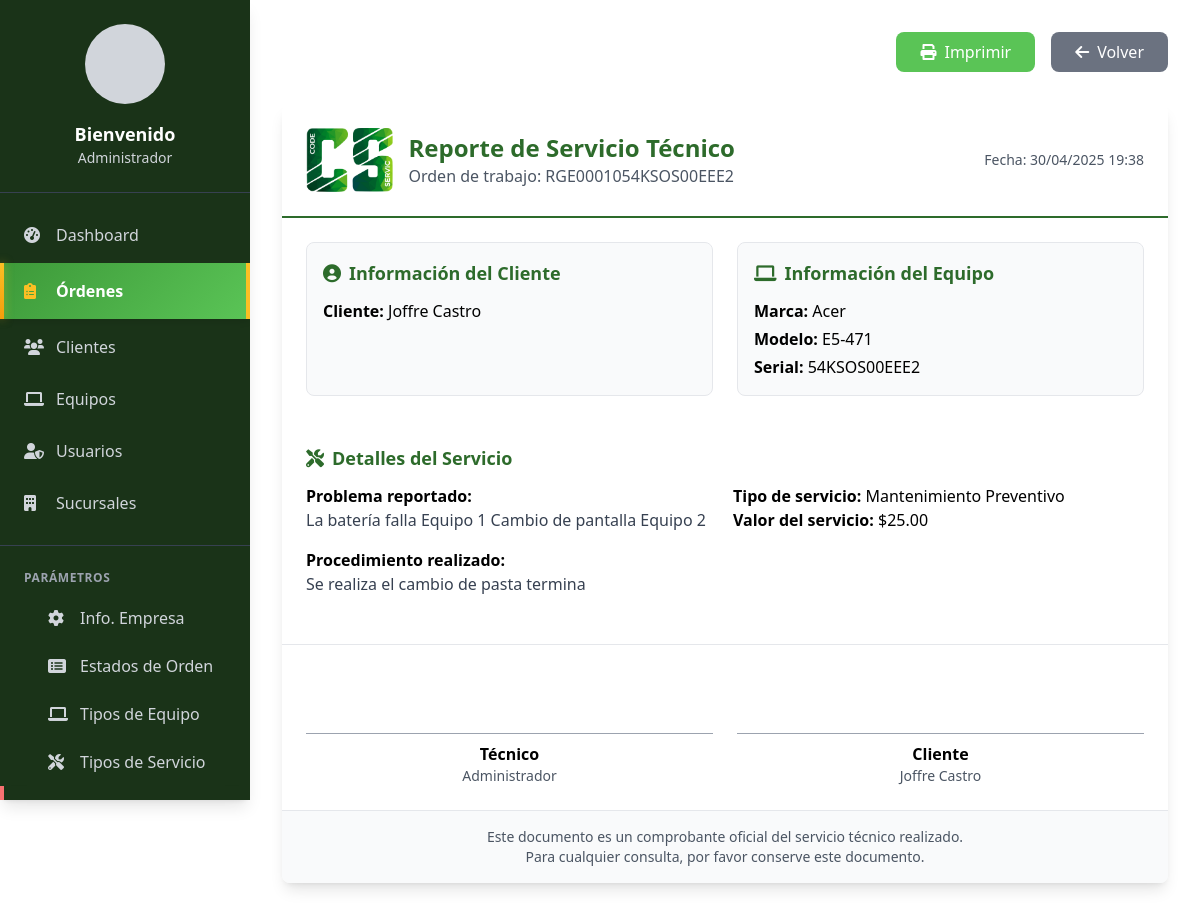
The app's page /modules/ordenes/imprimir_seguimiento.php?id=1 (signed in) with its own data.
### tables this page shows
CREATE TABLE IF NOT EXISTS seguimientos_orden (
  id_seguimiento int(11) NOT NULL AUTO_INCREMENT,
  id_orden int(11) NOT NULL,
  id_tecnico int(11) NOT NULL,
  tipo_servicio varchar(100) NOT NULL,
  procedimiento text NOT NULL,
  valor_cobrar decimal(10,2) NOT NULL,
  fecha_registro datetime DEFAULT current_timestamp(),
  PRIMARY KEY (id_seguimiento),
  KEY fk_seg_orden (id_orden),
  KEY fk_seg_tecnico (id_tecnico),
  CONSTRAINT seguimientos_orden_ibfk_1 FOREIGN KEY (id_orden) REFERENCES ordenes_trabajo (id_orden),
  CONSTRAINT seguimientos_orden_ibfk_2 FOREIGN KEY (id_tecnico) REFERENCES usuarios (id_usuario)
);

CREATE TABLE IF NOT EXISTS ordenes_trabajo (
  id_orden int(11) NOT NULL AUTO_INCREMENT,
  codigo varchar(50) NOT NULL,
  id_cliente int(11) NOT NULL,
  id_equipo int(11) NOT NULL,
  descripcion_problema text DEFAULT NULL,
  valor_estimado decimal(10,2) DEFAULT NULL,
  abono_inicial decimal(10,2) DEFAULT 0.00,
  estado_pago varchar(20) DEFAULT 'Pendiente',
  fecha_abono datetime DEFAULT NULL,
  usuario_abono int(11) DEFAULT NULL,
  estado enum('Pendiente','En Proceso','Completado','Entregado') DEFAULT 'Pendiente',
  id_usuario_registro int(11) NOT NULL,
  tecnico_responsable_id int(11) NOT NULL,
  id_sucursal int(11) NOT NULL,
  fecha_ingreso datetime DEFAULT current_timestamp(),
  PRIMARY KEY (id_orden),
  UNIQUE KEY uq_codigo (codigo),
  KEY fk_ordenes_cliente (id_cliente),
  KEY fk_ordenes_equipo (id_equipo),
  KEY fk_ordenes_usuario (id_usuario_registro),
  KEY fk_ordenes_sucursal (id_sucursal),
  CONSTRAINT ordenes_trabajo_ibfk_1 FOREIGN KEY (id_cliente) REFERENCES clientes (id_cliente),
  CONSTRAINT ordenes_trabajo_ibfk_2 FOREIGN KEY (id_equipo) REFERENCES equipos (id_equipo),
  CONSTRAINT ordenes_trabajo_ibfk_3 FOREIGN KEY (id_usuario_registro) REFERENCES usuarios (id_usuario),
  CONSTRAINT ordenes_trabajo_ibfk_4 FOREIGN KEY (id_sucursal) REFERENCES sucursales (id_sucursal)
);

CREATE TABLE IF NOT EXISTS clientes (
  id_cliente int(11) NOT NULL AUTO_INCREMENT,
  nombre_apellido varchar(100) NOT NULL,
  identificacion varchar(20) NOT NULL,
  direccion varchar(200) NOT NULL,
  telefono varchar(20) NOT NULL,
  empresa varchar(100) NOT NULL,
  id_tipo_cliente int(11) DEFAULT NULL,
  estado tinyint(1) DEFAULT 1,
  email varchar(100) DEFAULT 'N/A',
  PRIMARY KEY (id_cliente),
  UNIQUE KEY uq_identificacion (identificacion),
  KEY fk_clientes_tipo (id_tipo_cliente),
  CONSTRAINT clientes_ibfk_1 FOREIGN KEY (id_tipo_cliente) REFERENCES tipos_cliente (id_tipo_cliente)
);

CREATE TABLE IF NOT EXISTS equipos (
  id_equipo int(11) NOT NULL AUTO_INCREMENT,
  numero_serial varchar(50) NOT NULL,
  marca varchar(50) NOT NULL,
  modelo varchar(50) NOT NULL,
  id_cliente int(11) DEFAULT NULL,
  estado tinyint(1) DEFAULT 1,
  PRIMARY KEY (id_equipo),
  KEY fk_equipos_cliente (id_cliente),
  CONSTRAINT equipos_ibfk_1 FOREIGN KEY (id_cliente) REFERENCES clientes (id_cliente)
);

CREATE TABLE IF NOT EXISTS usuarios (
  id_usuario int(11) NOT NULL AUTO_INCREMENT,
  nombre_completo varchar(100) NOT NULL,
  usuario varchar(50) NOT NULL,
  password varchar(255) NOT NULL,
  id_tipo int(11) DEFAULT NULL,
  id_sucursal int(11) DEFAULT NULL,
  estado tinyint(1) DEFAULT 1,
  PRIMARY KEY (id_usuario),
  UNIQUE KEY uq_usuario (usuario),
  KEY fk_usuarios_tipo (id_tipo),
  KEY fk_usuarios_sucursal (id_sucursal),
  CONSTRAINT usuarios_ibfk_1 FOREIGN KEY (id_tipo) REFERENCES tipos_usuario (id_tipo),
  CONSTRAINT usuarios_ibfk_2 FOREIGN KEY (id_sucursal) REFERENCES sucursales (id_sucursal)
);

### modules/ordenes/imprimir_seguimiento.php (the view, shortened to what this page needs)
<?php
require_once '../../config/database.php';
$base_url = "../../";
$stmt = $conn->prepare("
    SELECT s.*, o.codigo, o.descripcion_problema,
           c.nombre_apellido as cliente, e.marca, e.modelo, e.numero_serial,
           u.nombre_completo as tecnico
    FROM seguimientos_orden s
    JOIN ordenes_trabajo o ON s.id_orden = o.id_orden
    JOIN clientes c ON o.id_cliente = c.id_cliente
    JOIN equipos e ON o.id_equipo = e.id_equipo
    JOIN usuarios u ON s.id_tecnico = u.id_usuario
    WHERE s.id_seguimiento = ?
");
$stmt->execute([$_GET['id']]);
$seguimiento = $stmt->fetch();
?>
<!DOCTYPE html>
<html lang="es">
<head>
    <script src="https://cdn.tailwindcss.com"></script>
    <link href="https://cdnjs.cloudflare.com/ajax/libs/font-awesome/6.0.0/css/all.min.css" rel="stylesheet">
</head>
<body class="bg-white p-8">
    <div class="no-print">
        <?php include '../../includes/navbar.php'; ?>
    </div>
    <div class="main-content">
    <div class="flex justify-end gap-4 mb-8 no-print">
        <button onclick="window.print()" class="bg-navy-blue text-white px-6 py-2 rounded-lg hover:bg-green-700">
            <i class="fas fa-print mr-2"></i>Imprimir
        </button>
        <button onclick="window.history.back()" class="bg-gray-500 text-white px-6 py-2 rounded-lg hover:bg-gray-600">
            <i class="fas fa-arrow-left mr-2"></i>Volver
        </button>
    </div>
    <div class="max-w-4xl mx-auto bg-white shadow-lg rounded-lg overflow-hidden print-break-inside-avoid">
        <div class="border-b-2 border-navy-blue p-6">
            <div class="flex justify-between items-center">
                <div class="flex items-center">
                    <img src="../../assets/img/logo.png" alt="Logo" class="h-16 mr-4">
                    <div>
                        <h1 class="text-2xl font-bold text-navy-blue">Reporte de Servicio Técnico</h1>
                        <p class="text-gray-600">Orden de trabajo: <?php echo $seguimiento['codigo']; ?></p>
                    </div>
                </div>
                <div class="text-right">
                    <p class="text-sm text-gray-600">Fecha: <?php echo date('d/m/Y H:i', strtotime($seguimiento['fecha_registro'])); ?></p>
                </div>
            </div>
        </div>
        <div class="grid grid-cols-2 gap-6 p-6">
            <div class="border rounded-lg p-4 bg-gray-50">
                <h2 class="text-lg font-semibold text-navy-blue mb-3">
                    <i class="fas fa-user-circle mr-2"></i>Información del Cliente
                </h2>
                <p><strong>Cliente:</strong> <?php echo $seguimiento['cliente']; ?></p>
            </div>
            <div class="border rounded-lg p-4 bg-gray-50">
                <h2 class="text-lg font-semibold text-navy-blue mb-3">
                    <i class="fas fa-laptop mr-2"></i>Información del Equipo
                </h2>
                <div class="space-y-1">
                    <p><strong>Marca:</strong> <?php echo $seguimiento['marca']; ?></p>
                    <p><strong>Modelo:</strong> <?php echo $seguimiento['modelo']; ?></p>
                    <p><strong>Serial:</strong> <?php echo $seguimiento['numero_serial']; ?></p>
                </div>
            </div>
        </div>
        <div class="p-6 bg-white">
            <div class="mb-6">
                <h2 class="text-lg font-semibold text-navy-blue mb-3">
                    <i class="fas fa-tools mr-2"></i>Detalles del Servicio
                </h2>
                <div class="grid grid-cols-2 gap-4 mb-4">
                    <div>
                        <p><strong>Problema reportado:</strong></p>
                        <p class="text-gray-700"><?php echo $seguimiento['descripcion_problema']; ?></p>
                    </div>
                    <div>
                        <p><strong>Tipo de servicio:</strong> <?php echo $seguimiento['tipo_servicio']; ?></p>
                        <p><strong>Valor del servicio:</strong> $<?php echo number_format($seguimiento['valor_cobrar'], 2); ?></p>
                    </div>
                </div>
                <div class="mt-4">
                    <p><strong>Procedimiento realizado:</strong></p>
                    <p class="text-gray-700 whitespace-pre-line"><?php echo $seguimiento['procedimiento']; ?></p>
                </div>
            </div>
        </div>
        <div class="grid grid-cols-2 gap-6 p-6 border-t">
            <div class="text-center">
                <div class="border-t border-gray-400 pt-2 mt-16">
                    <p class="font-semibold">Técnico</p>
                    <p class="text-sm text-gray-600"><?php echo $seguimiento['tecnico']; ?></p>
                </div>
            </div>
            <div class="text-center">
                <div class="border-t border-gray-400 pt-2 mt-16">
                    <p class="font-semibold">Cliente</p>
                    <p class="text-sm text-gray-600"><?php echo $seguimiento['cliente']; ?></p>
                </div>
            </div>
        </div>
        <div class="bg-gray-50 p-4 text-center text-sm text-gray-600 border-t">
            <p>Este documento es un comprobante oficial del servicio técnico realizado.</p>
            <p>Para cualquier consulta, por favor conserve este documento.</p>
        </div>
    </div>
    </div>
</body>
</html>

### includes/navbar.php (shortened to what this page needs)
<?php
function getCurrentPage() {
    $current_path = $_SERVER['REQUEST_URI'];
    if (strpos($current_path, '/ordenes/') !== false) {
        return 'ordenes';
    }
    return 'dashboard';
}
$current_page = getCurrentPage();
?>
<nav class="sidebar bg-[#1a3318] text-white shadow-lg">
    <div class="p-6 flex flex-col items-center border-b border-gray-700">
        <div class="w-20 h-20 rounded-full bg-white overflow-hidden mb-4">
            <div class="w-full h-full bg-gray-300"></div>
        </div>
        <h2 class="text-lg font-semibold">Bienvenido</h2>
        <p class="text-sm text-gray-300"><?php echo $_SESSION['nombre_completo']; ?></p>
    </div>
    <div class="py-4">
        <a href="<?php echo $base_url; ?>index.php"
           class="nav-item <?php echo $current_page === 'dashboard' ? 'active' : ''; ?>">
            <i class="fas fa-tachometer-alt w-5"></i>
            <span class="ml-3">Dashboard</span>
        </a>
        <a href="<?php echo $base_url; ?>modules/ordenes/lista.php"
           class="nav-item <?php echo $current_page === 'ordenes' ? 'active' : ''; ?>">
            <i class="fas fa-clipboard-list w-5"></i>
            <span class="ml-3">Órdenes</span>
        </a>
        <a href="<?php echo $base_url; ?>modules/clientes/lista.php"
           class="nav-item <?php echo $current_page === 'clientes' ? 'active' : ''; ?>">
            <i class="fas fa-users w-5"></i>
            <span class="ml-3">Clientes</span>
        </a>
        <a href="<?php echo $base_url; ?>modules/equipos/lista.php"
           class="nav-item <?php echo $current_page === 'equipos' ? 'active' : ''; ?>">
            <i class="fas fa-laptop w-5"></i>
            <span class="ml-3">Equipos</span>
        </a>
        <?php if ($_SESSION['user_type'] == 1): ?>
        <a href="<?php echo $base_url; ?>modules/usuarios/lista.php"
           class="nav-item <?php echo $current_page === 'usuarios' ? 'active' : ''; ?>">
            <i class="fas fa-user-shield w-5"></i>
            <span class="ml-3">Usuarios</span>
        </a>
        <a href="<?php echo $base_url; ?>modules/sucursales/lista.php"
           class="nav-item <?php echo $current_page === 'sucursales' ? 'active' : ''; ?>">
            <i class="fas fa-building w-5"></i>
            <span class="ml-3">Sucursales</span>
        </a>
        <div class="border-t border-gray-700 mt-4 pt-4">
            <div class="px-6 py-2 text-xs font-semibold text-gray-400 uppercase tracking-wider">
                Parámetros
            </div>
            <a href="<?php echo $base_url; ?>modules/parametros/empresa.php"
               class="submenu-item <?php echo $current_page === 'parametros-empresa' ? 'active' : ''; ?>">
                <i class="fas fa-cog w-5"></i>
                <span class="ml-3">Info. Empresa</span>
            </a>
            <a href="<?php echo $base_url; ?>modules/parametros/estados_orden.php"
               class="submenu-item <?php echo $current_page === 'parametros-estados' ? 'active' : ''; ?>">
                <i class="fas fa-list-alt w-5"></i>
                <span class="ml-3">Estados de Orden</span>
            </a>
            <a href="<?php echo $base_url; ?>modules/parametros/tipos_equipo.php"
               class="submenu-item <?php echo $current_page === 'parametros-equipos' ? 'active' : ''; ?>">
                <i class="fas fa-laptop w-5"></i>
                <span class="ml-3">Tipos de Equipo</span>
            </a>
            <a href="<?php echo $base_url; ?>modules/parametros/tipos_servicio.php"
               class="submenu-item <?php echo $current_page === 'parametros-servicios' ? 'active' : ''; ?>">
                <i class="fas fa-tools w-5"></i>
                <span class="ml-3">Tipos de Servicio</span>
            </a>
        </div>
        <?php endif; ?>
        <a href="<?php echo $base_url; ?>logout.php"
           class="logout-button logout-warning flex items-center px-6 py-4 text-white mt-auto transition-all duration-300 border-l-4 border-red-400 shadow-lg hover:shadow-xl transform hover:scale-105">
        </a>
    </div>
</nav>

### modules/ordenes/imprimir_seguimiento.php (style rules this page uses)
.bg-navy-blue { background-color: #5AC456; }
.border-navy-blue { border-color: #2d6b2b; }
.text-navy-blue { color: #2d6b2b; }

### includes/navbar.php (style rules this page uses)
.nav-item { display: flex; align-items: center; padding: 0.875rem 1.5rem; color: #d1d5db; transition: all 0.2s ease-in-out; text-decoration: none; }
.nav-item.active { background: linear-gradient(135deg, #3d9939 0%, #5AC456 100%); color: white; border-right: 4px solid #fbbf24; box-shadow: 0 4px 6px -1px rgba(0, 0, 0, 0.1); position: relative; padding: 1rem 1.5rem; margin: 0.125rem 0; }
.nav-item.active::before { content: ''; position: absolute; left: 0; top: 0; bottom: 0; width: 4px; background: linear-gradient(180deg, #fbbf24 0%, #f59e0b 100%); box-shadow: 0 0 10px rgba(251, 191, 36, 0.5); }
.nav-item.active i { color: #fbbf24; animation: pulse-glow 2s infinite; }
.nav-item.active span { font-weight: 600; }
.submenu-item { display: flex; align-items: center; padding: 0.75rem 1.5rem 0.75rem 3rem; color: #d1d5db; transition: all 0.2s ease-in-out; text-decoration: none; }
.sidebar { width: 250px; height: 100vh; position: fixed; left: 0; top: 0; z-index: 100; overflow-y: auto; overflow-x: hidden; -webkit-overflow-scrolling: touch; transition: transform 0.3s ease-in-out; }
.main-content { margin-left: 250px; transition: margin-left 0.3s ease-in-out; }
@media (min-width: 1025px) { .sidebar { width: 250px; } }
@media (min-width: 1025px) { .main-content { margin-left: 250px; } }
.logout-button { position: relative; }
.logout-button::after { content: ''; position: absolute; top: -2px; left: -2px; right: -2px; bottom: -2px; background: linear-gradient(45deg, #ff0000, #ff4444, #ff0000); border-radius: inherit; z-index: -1; opacity: 0; transition: opacity 0.3s ease; }

### records on screen
seguimientos_orden: id_orden.codigo "RGE0001054KSOS00EEE2", fecha_registro "30/04/2025 19:38", clientes.nombre_apellido "Joffre Castro", equipos.marca "Acer", equipos.modelo "E5-471", equipos.numero_serial "54KSOS00EEE2", id_orden.descripcion_problema "La batería falla Equipo 1 Cambio de pantalla Equipo 2", tipo_servicio "Mantenimiento Preventivo", valor_cobrar "25.00", procedimiento "Se realiza el cambio de pasta termina", id_tecnico.nombre_completo "Administrador"

### other values on screen
$_SESSION['nombre_completo'] "Administrador"
